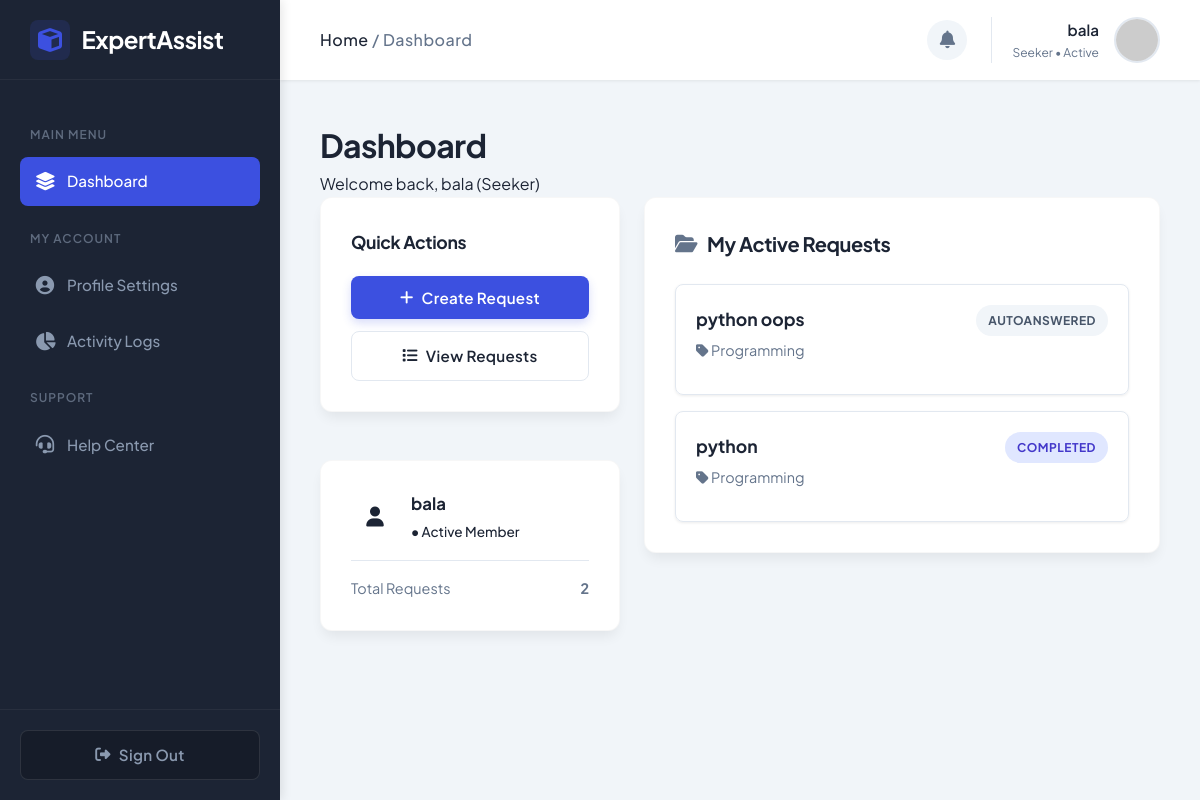
Page /dashboard (signed in) on the committed database.
### models.py (models this page shows)
class User(db.Model):
    id = db.Column(db.Integer, primary_key=True)
    name = db.Column(db.String(100), nullable=False)
    email = db.Column(db.String(120), unique=True, nullable=False)
    password_hash = db.Column(db.String(128), nullable=False)
    role = db.Column(db.String(20), nullable=False) # 'seeker' or 'expert'
    skills = db.Column(db.String(500)) # comma separated
    description = db.Column(db.Text)
    profile_image = db.Column(db.String(255), default='default.png')
    is_banned = db.Column(db.Boolean, default=False)
    created_at = db.Column(db.DateTime, default=datetime.utcnow)

class Request(db.Model):
    id = db.Column(db.Integer, primary_key=True)
    seeker_id = db.Column(db.Integer, db.ForeignKey('user.id'), nullable=False)
    expert_id = db.Column(db.Integer, db.ForeignKey('user.id'), nullable=True) # filled when accepted
    title = db.Column(db.String(200), nullable=False)
    description = db.Column(db.Text, nullable=False)
    category = db.Column(db.String(50), nullable=False)
    status = db.Column(db.String(20), default='Pending') # Pending, Accepted, Completed, AutoAnswered
    created_at = db.Column(db.DateTime, default=datetime.utcnow)

### app.py (the view, shortened to what this page needs)
@app.route('/dashboard')
def dashboard():
    if 'user_id' not in session:
        return redirect(url_for('login'))
    user = User.query.get(session['user_id'])
    if user.role == 'seeker':
        requests = Request.query.filter_by(seeker_id=user.id).all()
        for r in requests:
            if r.status == 'Accepted':
                sess_obj = Session.query.filter_by(request_id=r.id, status='Active').first()
                if sess_obj:
                    r.session_id = sess_obj.id
        return render_template('dashboard.html', user=user, requests=requests)

### templates/dashboard.html (shortened to what this page needs)
{% extends "base.html" %}
{% block content %}
<div class="dashboard-header fade-in">
    <div class="dashboard-title">
        <h1>Dashboard</h1>
        <p>Welcome back, {{ user.name }} ({{ user.role | title }})</p>
    </div>
</div>
<div style="display: grid; grid-template-columns: 1fr; gap: 24px;" class="fade-in">
    <div class="dashboard-grid">
        <div style="display: flex; flex-direction: column; gap: 24px;">
            <div class="card">
                <h3 style="margin-bottom: 20px; font-size: 1.1rem; color: var(--text-dark);">Quick Actions</h3>
                {% if user.role == 'seeker' %}
                <button class="btn btn-primary" style="width: 100%; margin-bottom: 12px;" onclick="openModal('postHelpModal')">
                    <i class="fas fa-plus"></i> Create Request
                </button>
                <a href="#requestsSection" class="btn btn-outline" style="width: 100%;">
                    <i class="fas fa-list"></i> View Requests
                </a>
                {% endif %}
            </div>
            <div class="card">
                <div style="display: flex; align-items: center; gap: 12px; margin-bottom: 16px;">
                    <div style="width: 48px; height: 48px; border-radius: 50%; background: var(--accent-light); color: var(--accent-primary); display: flex; align-items: center; justify-content: center; font-size: 1.25rem;">
                        <i class="fas fa-user"></i>
                    </div>
                    <div>
                        <strong style="display: block; font-size: 1.05rem; color: var(--text-dark);">{{ user.name }}</strong>
                        <span style="font-size: 0.85rem; color: var(--success-color); font-weight: 500;">● Active Member</span>
                    </div>
                </div>
                <div style="border-top: 1px solid var(--border-light); padding-top: 16px;">
                {% if user.role == 'seeker' %}
                    <div style="font-size: 0.9rem; color: var(--text-muted); display: flex; justify-content: space-between;"><span>Total Requests</span> <strong style="color: var(--text-dark);">{{ requests|length }}</strong></div>
                {% else %}
                    <div style="font-size: 0.9rem; color: var(--text-muted); display: flex; justify-content: space-between;"><span>Pending Available</span> <strong style="color: var(--text-dark);">{{ pending_requests|length }}</strong></div>
                {% endif %}
                </div>
            </div>
        </div>
        <div style="display: flex; flex-direction: column; gap: 24px;">
            {% if user.role == 'seeker' %}
            <div class="card" id="requestsSection">
                <h2 style="margin-bottom: 24px; font-size: 1.25rem; display: flex; align-items: center; gap: 10px;">
                    <i class="fas fa-folder-open" style="color: var(--text-muted);"></i> My Active Requests
                </h2>
                <div id="my-requests" style="display: flex; flex-direction: column; gap: 16px;">
                    {% for req in requests %}
                    <div class="list-item request-item" style="border: 1px solid var(--border-light); border-radius: var(--radius-md); padding: 20px; display: flex; justify-content: space-between; align-items: flex-start; background: var(--bg-card); transition: box-shadow 0.2s; box-shadow: var(--shadow-sm);">
                        <div class="list-item-content">
                            <strong style="display:block; font-size: 1.1rem; margin-bottom: 6px; color: var(--text-dark);">{{ req.title }}</strong>
                            <div class="desc" style="font-size: 0.9rem; color: var(--text-muted); margin-bottom: 12px;"><i class="fas fa-tag"></i> {{ req.category }}</div>
                        </div>
                        <div class="list-item-actions" style="display: flex; flex-direction: column; align-items: flex-end; gap: 12px;">
                            <span class="status-badge status-{{ req.status|lower }}">{{ req.status }}</span>
                        </div>
                    </div>
                    {% endfor %}
                </div>
            </div>
            {% endif %}
        </div>
    </div>
</div>
{% endblock %}

### templates/base.html (shortened to what this page needs)
<!DOCTYPE html>
<html lang="en">
<head>
    <link rel="stylesheet" href="https://cdnjs.cloudflare.com/ajax/libs/font-awesome/6.4.0/css/all.min.css">
    <link rel="stylesheet" href="{{ url_for('static', filename='css/style.css') }}?v={{ range(1, 10000) | random }}">
</head>
<body>
{% if user %}
<div class="app-wrapper">
    <aside class="sidebar">
        <div class="sidebar-header">
            <a href="{{ url_for('dashboard') }}" class="sidebar-brand">
                <i class="fas fa-cube"></i> ExpertAssist
            </a>
        </div>
        <div class="sidebar-menu">
            <div class="menu-label">Main Menu</div>
            <a href="{{ url_for('dashboard') }}" class="menu-item {% if request.endpoint == 'dashboard' %}active{% endif %}">
                <i class="fas fa-layer-group"></i> Dashboard
            </a>
            <div class="menu-label">My Account</div>
            <a href="{{ url_for('profile') }}" class="menu-item {% if request.endpoint == 'profile' %}active{% endif %}">
                <i class="fas fa-user-circle"></i> Profile Settings
            </a>
            <a href="{{ url_for('activity_logs') }}" class="menu-item {% if request.endpoint == 'activity_logs' %}active{% endif %}">
                <i class="fas fa-chart-pie"></i> Activity Logs
            </a>
            <div class="menu-label">Support</div>
            <a href="{{ url_for('help_center') }}" class="menu-item {% if request.endpoint == 'help_center' %}active{% endif %}">
                <i class="fas fa-headset"></i> Help Center
            </a>
        </div>
        <div class="sidebar-footer">
            <a href="{{ url_for('logout') }}" class="btn btn-outline" style="width: 100%; border-color: rgba(255,255,255,0.1); color: var(--sidebar-text); background: rgba(0,0,0,0.2);">
                <i class="fas fa-sign-out-alt"></i> Sign Out
            </a>
        </div>
    </aside>
    <main class="main-wrapper">
        <header class="top-header">
            <div class="header-left">
                <div style="font-weight: 500; color: var(--text-muted); letter-spacing: 0.5px;">
                    <span style="color: var(--text-main);">Home</span> / <span style="text-transform: capitalize;">{{ request.endpoint }}</span>
                </div>
            </div>
            <div class="header-right">
                <div style="position: relative;">
                    <button class="header-icon-btn" onclick="document.getElementById('notif-dropdown').classList.toggle('active')">
                        <i class="fas fa-bell"></i>
                    </button>
                </div>
                <a href="{{ url_for('profile') }}" class="header-user">
                    <div class="header-user-text">
                        <span class="header-user-name">{{ user.name }}</span>
                        <span class="header-user-role">{{ user.role }} • Active</span>
                    </div>
                    {% if user.profile_image == 'default.png' %}
                        <img src="{{ url_for('static', filename='images/default.png') }}" class="header-avatar" alt="Avatar" onerror="this.src='https://via.placeholder.com/46?text=U'">
                    {% else %}
                        <img src="{{ url_for('static', filename='uploads/' + user.profile_image) }}" class="header-avatar" alt="Avatar" onerror="this.src='https://via.placeholder.com/46?text=U'">
                    {% endif %}
                </a>
            </div>
        </header>
        <div class="content-area">
            <div class="content-inner">
{% endif %}
        {% block content %}{% endblock %}
{% if user %}
            </div>
        </div>
    </main>
</div>
{% else %}
    </div>
</div>
{% endif %}
</body>
</html>

### templates/dashboard.html (style rules this page uses)
.dashboard-grid { display: grid; grid-template-columns: 1fr; gap: 24px; }
@media (min-width: 992px) { .dashboard-grid { grid-template-columns: 300px 1fr; } }

### rows in the picture
User: name "bala", role "Seeker"
Request: title "python oops", category "Programming", status "AUTOANSWERED"
Request: title "python", category "Programming", status "COMPLETED"

### other values in the picture
{{ request.endpoint }} "Dashboard"
{{ requests|length }} "2"
